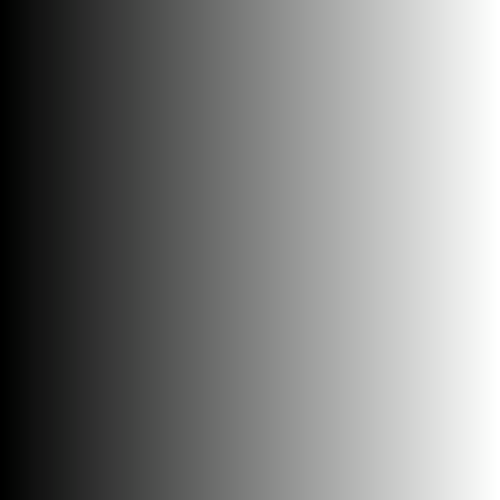
%> input picture gradient.png, 1000 x 1000 px (shown at 1/2 size)
$ octave Projekt.m   (GNU Octave 9; MATLAB toolbox functions it lacks are replaced by stand-ins)
%> lines starting %> are read from the running program, lines starting %| are printed output that depends on the picture
### fun_przys.m
 function [Fi]=fun_przys(W,mode)


switch mode

    case 1
        %czarno bialy obrazek
       Z=imread('cb3.png');
       Z2= rgb2gray(Z);
       Z3=imresize(Z2,[800,800]);
       Fi=zeros(size(W,1),1);
       for i=1:size(W,1)
       Fi(i)=Z3(W(i),W(i,2));
       end


    case 2
       %gradient
         Z=imread('gradient.png');
         Z2= rgb2gray(Z);
         Z3=imresize(Z2,[800,800]);
         X=imread('gradient1.png');
         X2= rgb2gray(X);
         X3=imresize(X2,[800,800]);
         V=imread('gradient2.png');
         V2= rgb2gray(V);
         V3=imresize(V2,[800,800]);

       G=zeros(size(W,1),1);
       for i=1:size(W,1)
       G(i)=Z3(W(i),W(i,2));
       end

       F=zeros(size(W,1),1);
       for i=1:size(W,1)
       F(i)=X3(W(i),W(i,2));
       end

       B=zeros(size(W,1),1);
       for i=1:size(W,1)
       B(i)=V3(W(i),W(i,2));
       end

       Fi=zeros(size(W,1),1);
       for i=1:size(W,1)
       Fi(i) = 0.33 *G(i) + 0.33 *F(i) + 0.34*B(i);
       end

    case 3
        Z=imread('g1.png');
         Z2= rgb2gray(Z);
         Z3=imresize(Z2,[800,800]);
         X=imread('g6.png');
         X2= rgb2gray(X);
         X3=imresize(X2,[800,800]);
         V=imread('g7.png');
         V2= rgb2gray(V);
         V3=imresize(V2,[800,800]);

       G=zeros(size(W,1),1);
       for i=1:size(W,1)
       G(i)=Z3(W(i),W(i,2));
       end

       F=zeros(size(W,1),1);
       for i=1:size(W,1)
       F(i)=X3(W(i),W(i,2));
       end

       B=zeros(size(W,1),1);
       for i=1:size(W,1)
       B(i)=V3(W(i),W(i,2));
       end

       Fi=zeros(size(W,1),1);
       for i=1:size(W,1)
           % G- temperatura, F- wilgotnoœæ, B- dostêp do po¿ywienia
           % polarny
       %Fi(i) = 0.3 *abs(40 -G(i)) + 0.2 *F(i) + 0.5*B(i);
       % panda
       Fi(i) = 0.1*abs(200-G(i)) + 0.3*F(i) + 0.6*B(i);
       % niedzwiedz brunatny
        %Fi(i) = 0.2*abs(100-G(i)) + 0.4*F(i) + 0.4*B(i);


       % wartoœc bezwzglêdna temperatyura optymalna - wartosc piksela

       end

    otherwise
       disp([nie zdefiniowano funkcji dla tej opcji']);
       Fi=[];
% dodaæ nowe gradienty
% przemno¿yc przez odpowiednie wagi
% zrobiæ sumê z przystosowaniem
% wyœwietliæ
end

### fun_rep.m
function [PWY] = fun_rep(PWE,FiP,lambda,typ)
[mi,n]=size(PWE);
maxprzys = 1; %maksymalna funkcja przyst

  switch typ
      case {'proporcjonalna'}

%         FiPmin=min(FiP);
%         if (FiPmin<0)   FiP=FiP-FiPmin; end   % przeskaluj do dodatnich, jeœli s¹ FiP ujemne
        pr=FiP/sum(FiP);        % prawdopodobieñstwa reprodukcji
        Pr = cumsum(pr);       % dystrybuanta prawdopodobieñstwa
        ksi=rand(size(PWE,1),1);  % wylosowane liczby dla ka¿dego osobnika
        iOut = ones([lambda 1]);          % indeksy osobników w populacji wyjœciowej populationOut; inicjalizacja tablicy
        for i=1:mi            % wyodrêbnienie indeksów osobników w populacji wejœciowej
           idx = find(ksi(i)<=Pr)';
           iOut(i) = min(idx);
        end
        PWY=PWE(iOut,:);

      case {'rankingowa'}
          [foo,Rangi] = sort(FiP);    % oblicz Rangi  (lepsze przystosowanie - mniejszy nr w tablicy Rangi)
        if maxprzys    % rangi trzeba odwrociæ (dla maximum), bo sortowanie bylo rosn¹ce
            Rangi  = (lambda+1)-Rangi;
        end
        a=(1/(mi*100000));    % dobierz a>=0 ma³a, wspólna dla wszystkich osobników czêœæ prawdopodobieñstwa reprodukcji (a>0 => najgorszy ma szanse reprodukcji)
        pr0 = a + (1 -Rangi/ max(Rangi));    % pr0 - robocze prawdopodobieñstwo, nieznormalizowane do 1
        k = 1/sum(pr0);          %dobierz k tak , aby suma prawdopodobieñstw=1
        pr = a + k * (1 -Rangi/ max(Rangi));
        Pr = cumsum(pr);        % dystrybuanta prawdopodobieñstwa
        ksi=rand(size(PWE,1),1);  % wylosowane liczby dla ka¿dego osobnika
        iOut = ones([lambda 1]);          % indeksy osobników w populacji wyjœciowej; inicjalizacja tablicy
        for i=1:lambda             % wyodrêbnienie indeksów osobników rodzicielskich
            iOut(i) = min(find(ksi(i)<=Pr));
        end
        PWY=PWE(iOut,:); % reprodukcja
       otherwise
       disp([nie zdefiniowano funkcji dla tej opcji']);
       PWY=[];
% [12 lines of commented-out code are left out]
        end

end

### krzyz.m
function [Z] = krzyz(T,pc)
Z = T;      % generowanie calej populacji tymczasowej jako kopii rodzicielskiej (szybsze w Matlabie)
            % nast阷nie zmiana osobnik體 podlegaj筩ych krzy縪waniu
[mi,n] = size(T);
ksi_c = rand([mi 1])<=pc;    % decyzja o krzyzowaniu

iZ = find(ksi_c);       % indeksy osobnik體 podlegaj筩ych krzy縪waniu
n_par = floor(length(iZ)/2);    % liczba par rodzicielskich, ewentualny ostani nieparzysty osobnik pozostaje bez zmiany

%  krzy縪wanie bez zwracania
for i=1:2:2*n_par
    X1 = Z(iZ(i),:);
    X2 = Z(iZ(i+1),:);
    [Y1,Y2]=krzyzowanie(X1,X2);
    Z(iZ(i),:) = Y1;
    Z(iZ(i+1),:) = Y2;
end

### krzyzowanie.m
function [Y1,Y2]=krzyzowanie(X1,X2);
ksi = rand(1);
        Y1 = round((1-ksi)*X1 + ksi* X2);
        Y2  = round(ksi*X1 +(1-ksi)*X2);
end

### mut.m
function [P]=mut(Z,pm)
% P0 - populacja tymczasowa po krzy¿owaniu
% pm - prawdopodobieñstwo mutacji
% P - populacja potomna

[mi,n]=size(Z);             % mi - liczebnoœæ populacji, n - d³ugoœæ chromosomu
ksi_m=rand(mi,n)<=pm;       % decyzja o mutacji
P=Z;   % generuj populacjê potomn¹ z
iO = find(ksi_m) >0; % indeksy osobników podlegaj¹cych mutacji
P(iO) = Z(iO) + randi([-5,5],1,1); %mutacja
% [7 lines of commented-out code are left out]

### sukc.m
function [G]=sukc(FiP, Q, mi)
% O =[Fip,Q];
G=zeros(mi,2); %inicjalizacja mac wyj
[~, idx] =sort(FiP,'descend'); %sortowanie malejaco FiP

G(1:mi,:) = Q(idx(1:mi),:); %zapis najlepszych osobnikow do mac wyj

end

### fun_wyswfipp.m
function fun_wyswfipp(p,typ_obr)
% p, Fi - populacja do wy쐗ietlenia, warto쐁i funkcji przystosowania

switch typ_obr
    case 1

        O = imread('cb.png');
        O2= rgb2gray(O);
        O3=imresize(O2,[800,800]);
        imshow(O3)
%         imhist(O)

        hold on
        plot(p(:,2),p(:,1),'o', 'MarkerSize',3);
        hold off
    case 2
         O = imread('gradient.png');
         O1 = imread('gradient1.png');
         O2= imread('gradient2.png');
        o1= rgb2gray(O);
        o2= rgb2gray(O1);
        o3= rgb2gray(O2);
        O3=imresize(o1,[800,800]);
        O4=imresize(o2,[800,800]);
        O5=imresize(o3,[800,800]);
        subplot(1,3,1)
        imshow(O3)
%         imhist(O)

        hold on
        plot(p(:,2),p(:,1),'*', 'MarkerSize',3);

   subplot(1,3,2)
        imshow(O4)
%         imhist(O)

        hold on
        plot(p(:,2),p(:,1),'*', 'MarkerSize',3);

   subplot(1,3,3)
        imshow(O5)
%         imhist(O)

        hold on
        plot(p(:,2),p(:,1),'*', 'MarkerSize',3);

case 3
    O = imread('g1.png');
         O1 = imread('g6.png');
         O2= imread('g7.png');
        o1= rgb2gray(O);
        o2= rgb2gray(O1);
        o3= rgb2gray(O2);
        O3=imresize(o1,[800,800]);
        O4=imresize(o2,[800,800]);
        O5=imresize(o3,[800,800]);
        subplot(1,3,1)
        imshow(O3)
%         imhist(O)

        hold on
        plot(p(:,2),p(:,1),'*', 'MarkerSize',3);

   subplot(1,3,2)
        imshow(O4)
%         imhist(O)

        hold on
        plot(p(:,2),p(:,1),'*', 'MarkerSize',3);

   subplot(1,3,3)
        imshow(O5)
%         imhist(O)

        hold on
        plot(p(:,2),p(:,1),'*', 'MarkerSize',3);
end
hold off


### Projekt.m

clc; clear;  close all;
scrsz=get(0,'ScreenSize');  scrsz=round([1 1 1 0.88].*scrsz+[0 0.05*scrsz(4) 0 0]);
 scrsz=round([0.9 0.9 0.9 0.80].*scrsz+[0 0.05*scrsz(4) 0 0]);
 figure; set(gcf,'Position',scrsz);

%Inicjalizacja populacji
mi= 100; %liczebnoœæ populacji
lambda= 120; % liczebnoœæ populacji wyjœciowej
g1=0;
g2=255;
%kodowanie rzeczywistoliczbowe
P0= randi([1 800],100,2);
typ_reprodukcji ='proporcjonalna'; %proporcjonalna, rankingowa
pc=0.7;     % prawdopodobienstwo krzy¿owania
pm =0.1;    % prawdopodobienstwo mutacji
iter = 30;  %maksymalna liczba iteracji
typ_fun=2;  %ró¿ne funkcje przystosowania
typ_obr =2; %wybór obrazu do wyœwietlania
% wczytanie obrazów do wyœwietlania
% inicjalizacja tablic œredniego, max i min przystosowania
Ymean = zeros(1,iter); Ymax = zeros(1,iter); Ymin = zeros(1,iter);
FiPR =fun_przys(P0,typ_fun); %ocena populacji
%> in fun_przys, Z is the input picture: size 1000x1000x3 uint8; mean R, G, B 126.9, 127.8, 126.9
%> in fun_przys, `Z3=imresize(Z2,[800,800]);`:
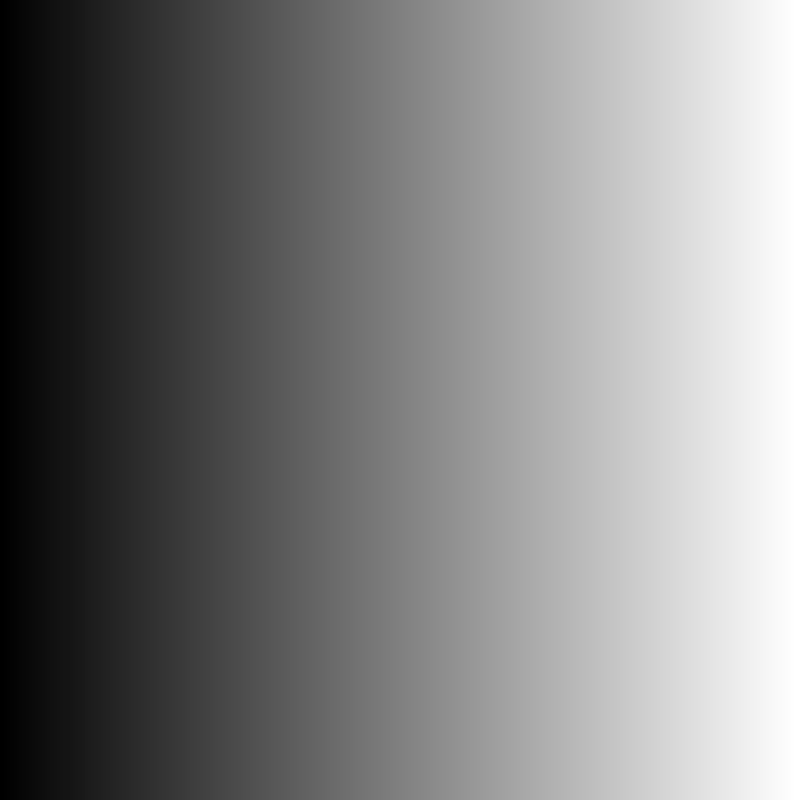
%> Z3: size 800x800 uint8; min 0, max 255, mean 127.8
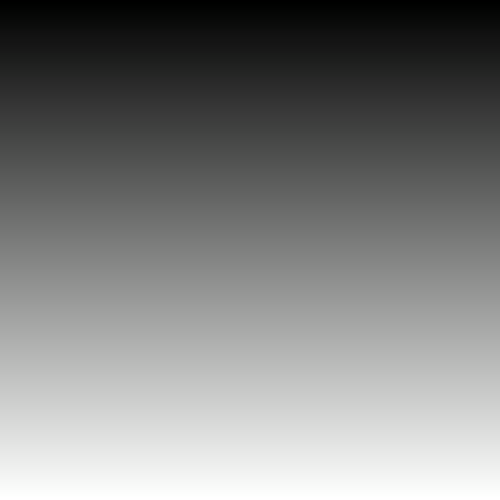
%> input picture gradient1.png, 1000 x 1000 px (shown at 1/2 size)
%> in fun_przys, X is the input picture: size 1000x1000x3 uint8; mean R, G, B 126.9, 127.8, 126.9
%> in fun_przys, `X3=imresize(X2,[800,800]);`:
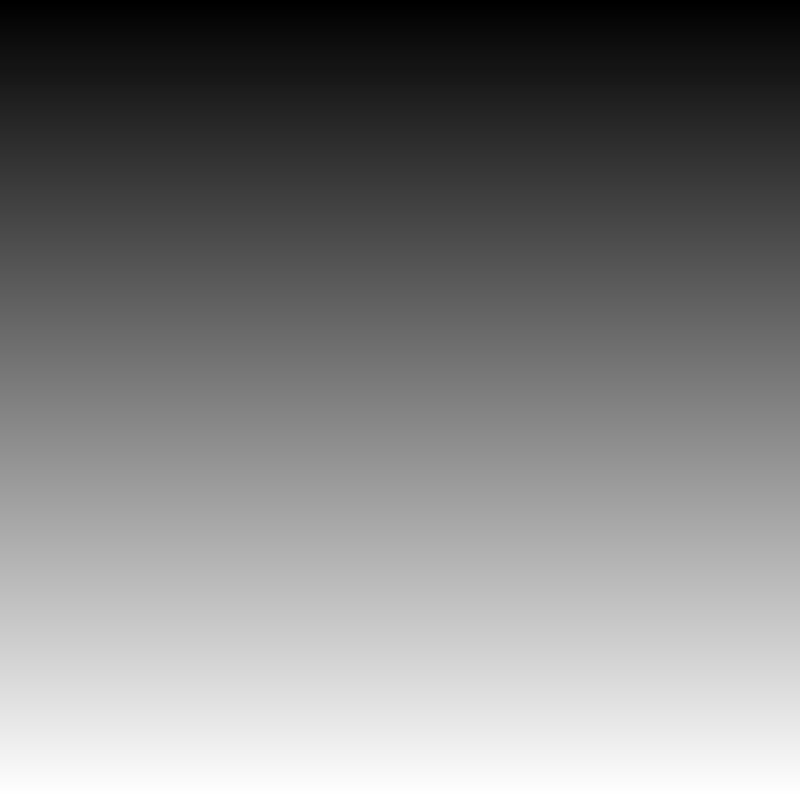
%> X3: size 800x800 uint8; min 0, max 255, mean 127.8; mean of the top-left, top-right, bottom-left and bottom-right quarters 63.5, 63.5, 192.1, 192.1
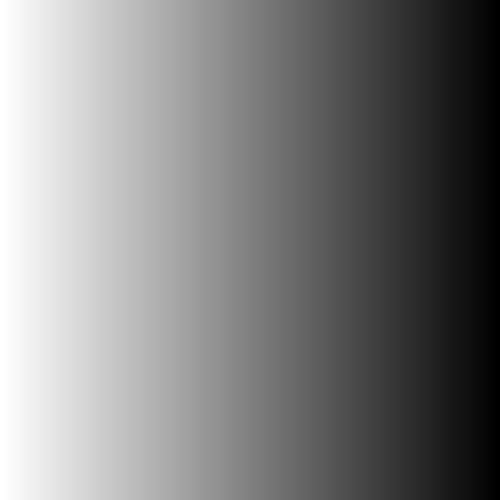
%> input picture gradient2.png, 1000 x 1000 px (shown at 1/2 size)
%> in fun_przys, V is the input picture: size 1000x1000x3 uint8; mean R, G, B 126.9, 127.8, 126.9
%> in fun_przys, `V3=imresize(V2,[800,800]);`:
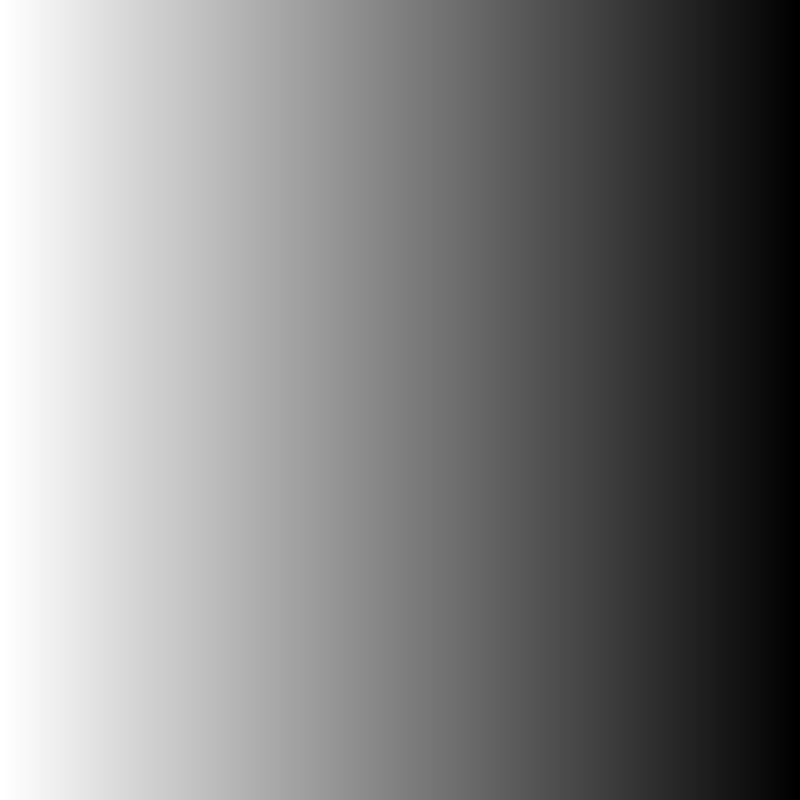
%> V3: size 800x800 uint8; min 0, max 255, mean 127.8; mean of the top-left, top-right, bottom-left and bottom-right quarters 192.1, 63.5, 192.1, 63.5
%> after the loop in fun_przys, `for i=1:size(W,1)`: G = 100 values, max 253 at index 44, min 0 at index 87, mean 116.2
%> after the loop in fun_przys, `for i=1:size(W,1)`: F = 100 values, max 255 at index 95, min 0 at index 41, mean 149.8
%> after the loop in fun_przys, `for i=1:size(W,1)`: B = 100 values, max 255 at index 87, min 2 at index 44, mean 139.4
%> after the loop in fun_przys, `for i=1:size(W,1)`: Fi = 100 values, max 170.1 at index 18, min 85.75 at index 41, mean 135.2
%> FiPR has the same summary as Fi in fun_przys
informacja = ['mi=' num2str(mi) ' lambda=' num2str(lambda) '  Reprodukcja ' typ_reprodukcji  '  pc=' num2str(pc) ' pm=' num2str(pm)];
WidokPrzystosowania =1;  % w³¹cz (1)/ wy³¹cz (0) wyswietlanie punktów na krajobrazie f.przystosowania

% wartoœci przystosowañ w populacji P0
Ymean(1)=  mean(FiPR);                   % œrednie przystosowanie
    Ymin(1) =  min(FiPR);                    % najs³absze przystosowanie
    Ymax(1)=   max(FiPR);        % najsilniejsze przystosowanie

 for k=2:iter      % 1-sza populacja z inicjalizacji

   T = fun_rep(P0,FiPR,lambda,typ_reprodukcji);          % reprodukcja
%> in fun_rep, `pr=FiP/sum(FiP);`: pr = 100 values, max 0.0126 at index 18, min 0.00634 at index 41, mean 0.01
%> in fun_rep, `Pr = cumsum(pr);`: Pr = 100 values from 0.0116 to 1
%> the loop in fun_rep, `for i=1:mi` made 100 passes
%> idx on passes 7, 12, 15, 19, 31, 33, 35, 41, 46, 52, 53, 54: [89 90 91 92 93 94 95 96 97 98 99 100], [89 90 91 92 93 94 95 96 97 98 99 100], 100, [99 100], [88 89 90 91 92 93 94 95 96 97 98 99 100], [98 99 100], [87 88 89 90 91 92 93 94 95 96 97 98 99 100], [87 88 89 90 91 92 93 94 95 96 97 98 99 100], [88 89 90 91 92 93 94 95 96 97 98 99 100], [95 96 97 98 99 100], [95 96 97 98 99 100], [92 93 94 95 96 97 98 99 100]
%> after the loop in fun_rep, `for i=1:mi`: iOut = 120 values, max 100 at index 15, min 1 at index 25, mean 42.55
%> in fun_rep, `PWY=PWE(iOut,:);`: PWY = 120 rows, first 12: [81 18; 728 545; 257 541; 775 136; 442 478; 702 231; 717 268; 775 136; 382 641; 455 671; 739 497; 717 268]
%> T has the same summary as PWY in fun_rep
   Z = krzyz(T,pc);        % krzy¿owanie
%> in krzyz, `Z = T;`: Z has the same summary as PWY in fun_rep
%> the loop in krzyz, `for i=1:2:2*n_par` made 41 passes
%> (X1, X2, Y1, Y2) on passes 1 to 12: ([728 545], [257 541], [321 542], [664 544]), ([442 478], [702 231], [628 301], [516 408]), ([717 268], [382 641], [491 519], [608 390]), ([455 671], [739 497], [498 645], [696 523]), ([717 268], [739 497], [739 494], [717 271]), ([649 508], [390 38], [543 315], [496 231]), ([483 407], [382 653], [421 557], [444 503]), ([526 225], [535 145], [529 194], [532 176]), ([693 750], [584 313], [688 729], [589 334]), ([526 225], [727 118], [621 175], [632 168]), ([226 37], [356 286], [246 75], [336 248]), ([680 154], [489 148], [674 154], [495 148])
%> Y2 on passes 20, 35, 36, 37, 38, 39: [798 332], [676 505], [676 505], [676 505], [676 505], [676 505]
%> after the loop in krzyz, `for i=1:2:2*n_par`: Z = 120 rows, first 12: [81 18; 321 542; 664 544; 775 136; 628 301; 516 408; 491 519; 775 136; 608 390; 498 645; 696 523; 739 494]
   Q =  mut(Z,pm);         % mutacja
%> in mut, `P=Z;`: P has the same summary as Z in krzyz
%> Q = 120 rows, first 12: [82 18; 322 542; 665 544; 776 136; 629 301; 517 408; 492 519; 776 136; 609 390; 499 645; 697 523; 740 494]
   FiPP =fun_przys(Q,typ_fun);        % ocena dopasowania
%> FiPP = 120 values, max 170.1 at index 52, min 94.91 at index 1, mean 142
   P0 = sukc(FiPP, Q, mi);
%> in sukc, `[~, idx] =sort(FiP,'descend');`: idx = 120 values, max 120 at index 45, min 1 at index 120, mean 60.5
%> P0 = 100 rows, first 12: [798 332; 798 332; 776 136; 776 136; 762 212; 740 494; 727 118; 727 118; 730 241; 729 404; 726 299; 727 411]

% Aktualizacja wartoœci przystosowania w populacji
    Ymean(k)=  mean(FiPP);                   % œrednie przystosowanie
    Ymin(k) =  min(FiPP);                    % najs³absze przystosowanie
    Ymax(k)=   max(FiPP);                  % najsilniejsze przystosowanie


    if ( WidokPrzystosowania==1)
        % Wyœwietlanie populacji popRodzicow na krajobrazie funkcji przystosowania
%         figure
%         imhist(sr1)

        fun_wyswfipp(Q,typ_obr);
        title(informacja);
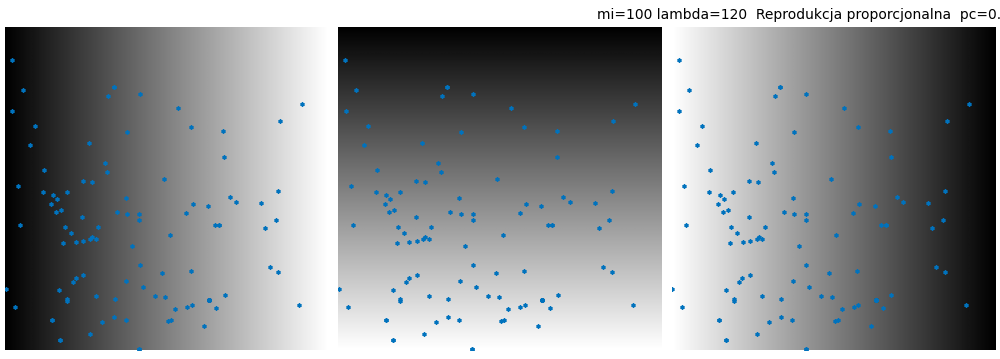
%> figure redrawn from the program's plot data, 3 panels
%> the run ends on the next line
